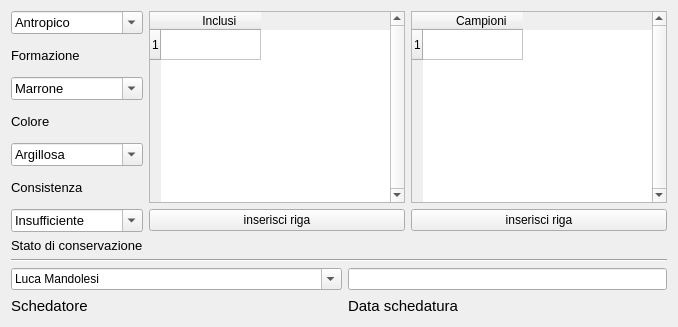
       <widget class="QWidget" name="tab_3">
        <attribute name="title">
         <string>Dati Fisici - Dati Schedatore</string>
        </attribute>
        <layout class="QGridLayout" name="gridLayout_14">
         <item row="0" column="0">
          <layout class="QVBoxLayout" name="verticalLayout_7">
           <item>
            <layout class="QVBoxLayout" name="verticalLayout_6">
             <item>
              <layout class="QGridLayout" name="gridLayout_10">
               <item row="0" column="0">
                <widget class="QComboBox" name="comboBox_formazione">
                 <property name="font">
                  <font>
                   <pointsize>10</pointsize>
                  </font>
                 </property>
                 <property name="editable">
                  <bool>true</bool>
                 </property>
                 <item>
                  <property name="text">
                   <string>Antropico</string>
                  </property>
                 </item>
                 <item>
                  <property name="text">
                   <string>Naturale</string>
                  </property>
                 </item>
                </widget>
               </item>
               <item row="0" column="1" rowspan="6">
                <widget class="QTableWidget" name="tableWidget_inclusi">
                 <property name="frameShape">
                  <enum>QFrame::StyledPanel</enum>
                 </property>
                 <property name="frameShadow">
                  <enum>QFrame::Raised</enum>
                 </property>
                 <property name="verticalScrollBarPolicy">
                  <enum>Qt::ScrollBarAlwaysOn</enum>
                 </property>
                 <property name="horizontalScrollBarPolicy">
                  <enum>Qt::ScrollBarAlwaysOff</enum>
                 </property>
                 <property name="editTriggers">
                  <set>QAbstractItemView::AnyKeyPressed|QAbstractItemView::DoubleClicked|QAbstractItemView::EditKeyPressed</set>
                 </property>
                 <property name="rowCount">
                  <number>1</number>
                 </property>
                 <property name="columnCount">
                  <number>1</number>
                 </property>
                 <row/>
                 <column>
                  <property name="text">
                   <string>                     Inclusi                </string>
                  </property>
                 </column>
                </widget>
               </item>
               <item row="0" column="2" rowspan="6">
                <widget class="QTableWidget" name="tableWidget_campioni">
                 <property name="frameShape">
                  <enum>QFrame::StyledPanel</enum>
                 </property>
                 <property name="frameShadow">
                  <enum>QFrame::Raised</enum>
                 </property>
                 <property name="verticalScrollBarPolicy">
                  <enum>Qt::ScrollBarAlwaysOn</enum>
                 </property>
                 <property name="horizontalScrollBarPolicy">
                  <enum>Qt::ScrollBarAlwaysOff</enum>
                 </property>
                 <property name="editTriggers">
                  <set>QAbstractItemView::AnyKeyPressed|QAbstractItemView::DoubleClicked|QAbstractItemView::EditKeyPressed</set>
                 </property>
                 <property name="rowCount">
                  <number>1</number>
                 </property>
                 <property name="columnCount">
                  <number>1</number>
                 </property>
                 <row/>
                 <column>
                  <property name="text">
                   <string>                     Campioni                </string>
                  </property>
                 </column>
                </widget>
               </item>
               <item row="1" column="0">
                <widget class="QLabel" name="label_20">
                 <property name="font">
                  <font>
                   <pointsize>10</pointsize>
                  </font>
                 </property>
                 <property name="text">
                  <string>Formazione</string>
                 </property>
                </widget>
               </item>
               <item row="2" column="0">
                <widget class="QComboBox" name="comboBox_colore">
                 <property name="font">
                  <font>
                   <pointsize>10</pointsize>
                  </font>
                 </property>
                 <property name="editable">
                  <bool>true</bool>
                 </property>
                 <item>
                  <property name="text">
                   <string>Marrone</string>
                  </property>
                 </item>
                 <item>
                  <property name="text">
                   <string>Marrone chiaro</string>
                  </property>
                 </item>
                 <item>
                  <property name="text">
                   <string>Marrone scuro</string>
                  </property>
                 </item>
                 <item>
                  <property name="text">
                   <string>-</string>
                  </property>
                 </item>
                 <item>
                  <property name="text">
                   <string>Giallo</string>
                  </property>
                 </item>
                 <item>
                  <property name="text">
                   <string>Giallo scuro</string>
                  </property>
                 </item>
                 <item>
                  <property name="text">
                   <string>Giallo chiaro</string>
                  </property>
                 </item>
                 <item>
                  <property name="text">
                   <string>-</string>
                  </property>
                 </item>
                 <item>
                  <property name="text">
                   <string/>
                  </property>
                 </item>
                 <item>
                  <property name="text">
                   <string>-</string>
                  </property>
                 </item>
                </widget>
               </item>
               <item row="3" column="0">
                <widget class="QLabel" name="label_21">
                 <property name="font">
                  <font>
                   <pointsize>10</pointsize>
                  </font>
                 </property>
                 <property name="text">
                  <string>Colore</string>
                 </property>
                </widget>
               </item>
               <item row="4" column="0">
                <widget class="QComboBox" name="comboBox_consistenza">
                 <property name="font">
                  <font>
                   <pointsize>10</pointsize>
                  </font>
                 </property>
                 <property name="editable">
                  <bool>true</bool>
                 </property>
                 <item>
                  <property name="text">
                   <string>Argillosa</string>
                  </property>
                 </item>
                 <item>
                  <property name="text">
                   <string>Compatta</string>
                  </property>
                 </item>
                 <item>
                  <property name="text">
                   <string>Friabile</string>
                  </property>
                 </item>
                 <item>
                  <property name="text">
                   <string>Sabbiosa</string>
                  </property>
                 </item>
                 <item>
                  <property name="text">
                   <string>-</string>
                  </property>
                 </item>
                 <item>
                  <property name="text">
                   <string/>
                  </property>
                 </item>
                 <item>
                  <property name="text">
                   <string>-</string>
                  </property>
                 </item>
                </widget>
               </item>
               <item row="5" column="0">
                <widget class="QLabel" name="label_26">
                 <property name="font">
                  <font>
                   <pointsize>10</pointsize>
                  </font>
                 </property>
                 <property name="text">
                  <string>Consistenza</string>
                 </property>
                </widget>
               </item>
               <item row="6" column="0">
                <widget class="QComboBox" name="comboBox_conservazione">
                 <property name="font">
                  <font>
                   <pointsize>10</pointsize>
                  </font>
                 </property>
                 <property name="editable">
                  <bool>true</bool>
                 </property>
                 <item>
                  <property name="text">
                   <string>Insufficiente</string>
                  </property>
                 </item>
                 <item>
                  <property name="text">
                   <string>Scarso</string>
                  </property>
                 </item>
                 <item>
                  <property name="text">
                   <string>Buono</string>
                  </property>
                 </item>
                 <item>
                  <property name="text">
                   <string>Discreto</string>
                  </property>
                 </item>
                 <item>
                  <property name="text">
                   <string>Ottimo</string>
                  </property>
                 </item>
                </widget>
               </item>
               <item row="6" column="1">
                <widget class="QPushButton" name="pushButton_insert_row_inclusi">
                 <property name="font">
                  <font>
                   <pointsize>9</pointsize>
                  </font>
                 </property>
                 <property name="text">
                  <string>inserisci riga</string>
                 </property>
                </widget>
               </item>
               <item row="6" column="2">
                <widget class="QPushButton" name="pushButton_insert_row_campioni">
                 <property name="font">
                  <font>
                   <pointsize>9</pointsize>
                  </font>
                 </property>
                 <property name="text">
                  <string>inserisci riga</string>
                 </property>
                </widget>
               </item>
               <item row="7" column="0">
                <widget class="QLabel" name="label_23">
                 <property name="font">
                  <font>
                   <pointsize>10</pointsize>
                  </font>
                 </property>
                 <property name="text">
                  <string>Stato di conservazione</string>
                 </property>
                </widget>
               </item>
              </layout>
             </item>
             <item>
              <widget class="Line" name="line_4">
               <property name="orientation">
                <enum>Qt::Horizontal</enum>
               </property>
              </widget>
             </item>
            </layout>
           </item>
           <item>
            <layout class="QGridLayout" name="gridLayout_13">
             <item row="0" column="0">
              <layout class="QGridLayout" name="gridLayout_11">
               <item row="0" column="0" colspan="2">
                <widget class="QComboBox" name="comboBox_schedatore">
                 <property name="editable">
                  <bool>true</bool>
                 </property>
                 <item>
                  <property name="text">
                   <string>Luca Mandolesi</string>
                  </property>
                 </item>
                </widget>
               </item>
               <item row="1" column="0">
                <widget class="QLabel" name="label_35">
                 <property name="font">
                  <font>
                   <pointsize>11</pointsize>
                  </font>
                 </property>
                 <property name="text">
                  <string>Schedatore</string>
                 </property>
                </widget>
               </item>
               <item row="1" column="1">
                <spacer name="horizontalSpacer_8">
                 <property name="orientation">
                  <enum>Qt::Horizontal</enum>
                 </property>
                 <property name="sizeHint" stdset="0">
                  <size>
                   <width>248</width>
                   <height>20</height>
                  </size>
                 </property>
                </spacer>
               </item>
              </layout>
             </item>
             <item row="0" column="1">
              <layout class="QGridLayout" name="gridLayout_12">
               <item row="0" column="0">
                <widget class="QLineEdit" name="lineEdit_data_schedatura">
                 <property name="text">
                  <string/>
                 </property>
                </widget>
               </item>
               <item row="1" column="0">
                <widget class="QLabel" name="label_25">
                 <property name="font">
                  <font>
                   <pointsize>11</pointsize>
                  </font>
                 </property>
                 <property name="text">
                  <string>Data schedatura</string>
                 </property>
                </widget>
               </item>
              </layout>
             </item>
            </layout>
           </item>
          </layout>
         </item>
        </layout>
       </widget>
